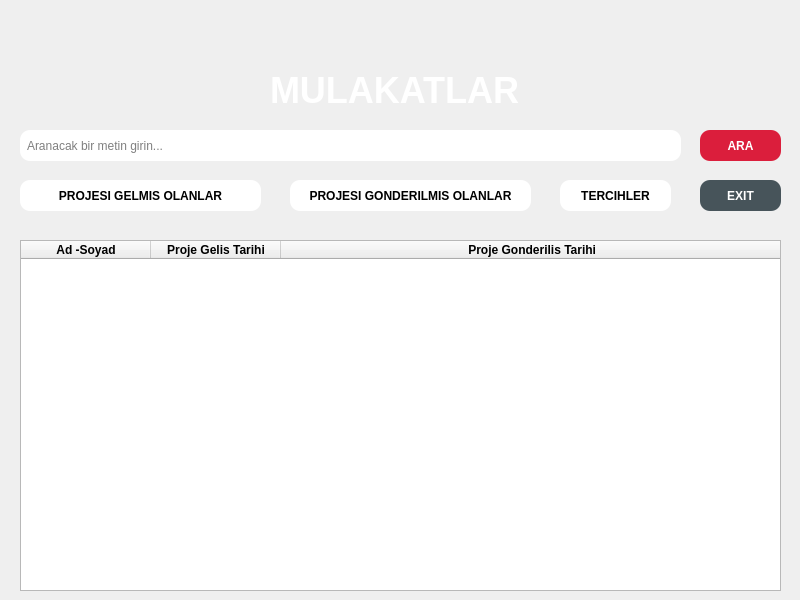
<?xml version="1.0" encoding="UTF-8"?>
<ui version="4.0">
 <class>MainWindow</class>
 <widget class="QMainWindow" name="MainWindow">
  <property name="geometry">
   <rect>
    <x>0</x>
    <y>0</y>
    <width>800</width>
    <height>600</height>
   </rect>
  </property>
  <property name="windowTitle">
   <string>MainWindow</string>
  </property>
  <property name="styleSheet">
   <string notr="true">background-image: url(:/assets/assets/zemin-buyuk.jpg);</string>
  </property>
  <widget class="QWidget" name="centralwidget">
   <widget class="QLabel" name="label">
    <property name="geometry">
     <rect>
      <x>270</x>
      <y>60</y>
      <width>251</width>
      <height>61</height>
     </rect>
    </property>
    <property name="font">
     <font>
      <pointsize>-1</pointsize>
      <bold>true</bold>
     </font>
    </property>
    <property name="whatsThis">
     <string>&lt;html&gt;&lt;head/&gt;&lt;body&gt;&lt;p&gt;&lt;img src=&quot;:/arkaplan/WhatsApp Image 2024-10-17 at 23.49.08.jpeg&quot;/&gt;&lt;/p&gt;&lt;/body&gt;&lt;/html&gt;</string>
    </property>
    <property name="styleSheet">
     <string notr="true">color:white;
font-size:36px;
font-weight:bold;
background:none</string>
    </property>
    <property name="text">
     <string>MULAKATLAR</string>
    </property>
   </widget>
   <widget class="QPushButton" name="pushButton_exit">
    <property name="geometry">
     <rect>
      <x>700</x>
      <y>180</y>
      <width>81</width>
      <height>31</height>
     </rect>
    </property>
    <property name="font">
     <font>
      <bold>true</bold>
     </font>
    </property>
    <property name="styleSheet">
     <string notr="true">QPushButton{
color:white;
background:#47545a;
border-radius:10px;
font-weight:bold;
}

QPushButton::hover{
color:#47545a;
background:white;
border-radius:10px;
font-weight:bold
}</string>
    </property>
    <property name="text">
     <string>EXIT</string>
    </property>
   </widget>
   <widget class="QPushButton" name="pushButton_gonderilmis">
    <property name="geometry">
     <rect>
      <x>290</x>
      <y>180</y>
      <width>241</width>
      <height>31</height>
     </rect>
    </property>
    <property name="font">
     <font>
      <bold>true</bold>
     </font>
    </property>
    <property name="styleSheet">
     <string notr="true">QPushButton{
color:black;
background:white;
border-radius:10px;
font-weight:bold;
}
QPushButton::hover{
color:white;
background:#47545a;
border-radius:10px;
font-weight:bold
}</string>
    </property>
    <property name="text">
     <string>PROJESI GONDERILMIS OLANLAR</string>
    </property>
   </widget>
   <widget class="QPushButton" name="pushButton_ara">
    <property name="geometry">
     <rect>
      <x>700</x>
      <y>130</y>
      <width>81</width>
      <height>31</height>
     </rect>
    </property>
    <property name="font">
     <font>
      <bold>true</bold>
     </font>
    </property>
    <property name="styleSheet">
     <string notr="true">QPushButton{
color:white;
background:#db1e3c;
border-radius:10px;
font-weight:bold;
}

QPushButton::hover{
color:#db1e3c;
background:white;
border-radius:10px;
font-weight:bold
}</string>
    </property>
    <property name="text">
     <string>ARA</string>
    </property>
   </widget>
   <widget class="QPushButton" name="pushButton_gelmis">
    <property name="geometry">
     <rect>
      <x>20</x>
      <y>180</y>
      <width>241</width>
      <height>31</height>
     </rect>
    </property>
    <property name="font">
     <font>
      <bold>true</bold>
     </font>
    </property>
    <property name="styleSheet">
     <string notr="true">QPushButton{
color:black;
background:white;
border-radius:10px;
font-weight:bold;
}
QPushButton::hover{
color:white;
background:#47545a;
border-radius:10px;
font-weight:bold
}</string>
    </property>
    <property name="text">
     <string>PROJESI GELMIS OLANLAR</string>
    </property>
   </widget>
   <widget class="QPushButton" name="pushButton_tercih">
    <property name="geometry">
     <rect>
      <x>560</x>
      <y>180</y>
      <width>111</width>
      <height>31</height>
     </rect>
    </property>
    <property name="font">
     <font>
      <bold>true</bold>
     </font>
    </property>
    <property name="styleSheet">
     <string notr="true">QPushButton{
color:black;
background:white;
border-radius:10px;
font-weight:bold;
}
QPushButton::hover{
color:white;
background:#47545a;
border-radius:10px;
font-weight:bold
}</string>
    </property>
    <property name="text">
     <string>TERCIHLER</string>
    </property>
   </widget>
   <widget class="QLineEdit" name="lineEdit">
    <property name="geometry">
     <rect>
      <x>20</x>
      <y>130</y>
      <width>661</width>
      <height>31</height>
     </rect>
    </property>
    <property name="styleSheet">
     <string notr="true">QLineEdit{
border-radius:10px;
background:none;
padding:5px
}
</string>
    </property>
    <property name="placeholderText">
     <string>Aranacak bir metin girin...</string>
    </property>
   </widget>
   <widget class="QTableWidget" name="tableWidget">
    <property name="geometry">
     <rect>
      <x>20</x>
      <y>240</y>
      <width>761</width>
      <height>351</height>
     </rect>
    </property>
    <property name="font">
     <font>
      <bold>true</bold>
     </font>
    </property>
    <property name="styleSheet">
     <string notr="true">
font-weight:bold;
background:none</string>
    </property>
    <attribute name="horizontalHeaderDefaultSectionSize">
     <number>130</number>
    </attribute>
    <attribute name="horizontalHeaderStretchLastSection">
     <bool>true</bool>
    </attribute>
    <column>
     <property name="text">
      <string>Ad -Soyad</string>
     </property>
    </column>
    <column>
     <property name="text">
      <string>Proje Gelis Tarihi</string>
     </property>
    </column>
    <column>
     <property name="text">
      <string> Proje Gonderilis Tarihi</string>
     </property>
    </column>
   </widget>
  </widget>
 </widget>
 <resources>
  <include location="assets.qrc"/>
 </resources>
 <connections/>
</ui>
